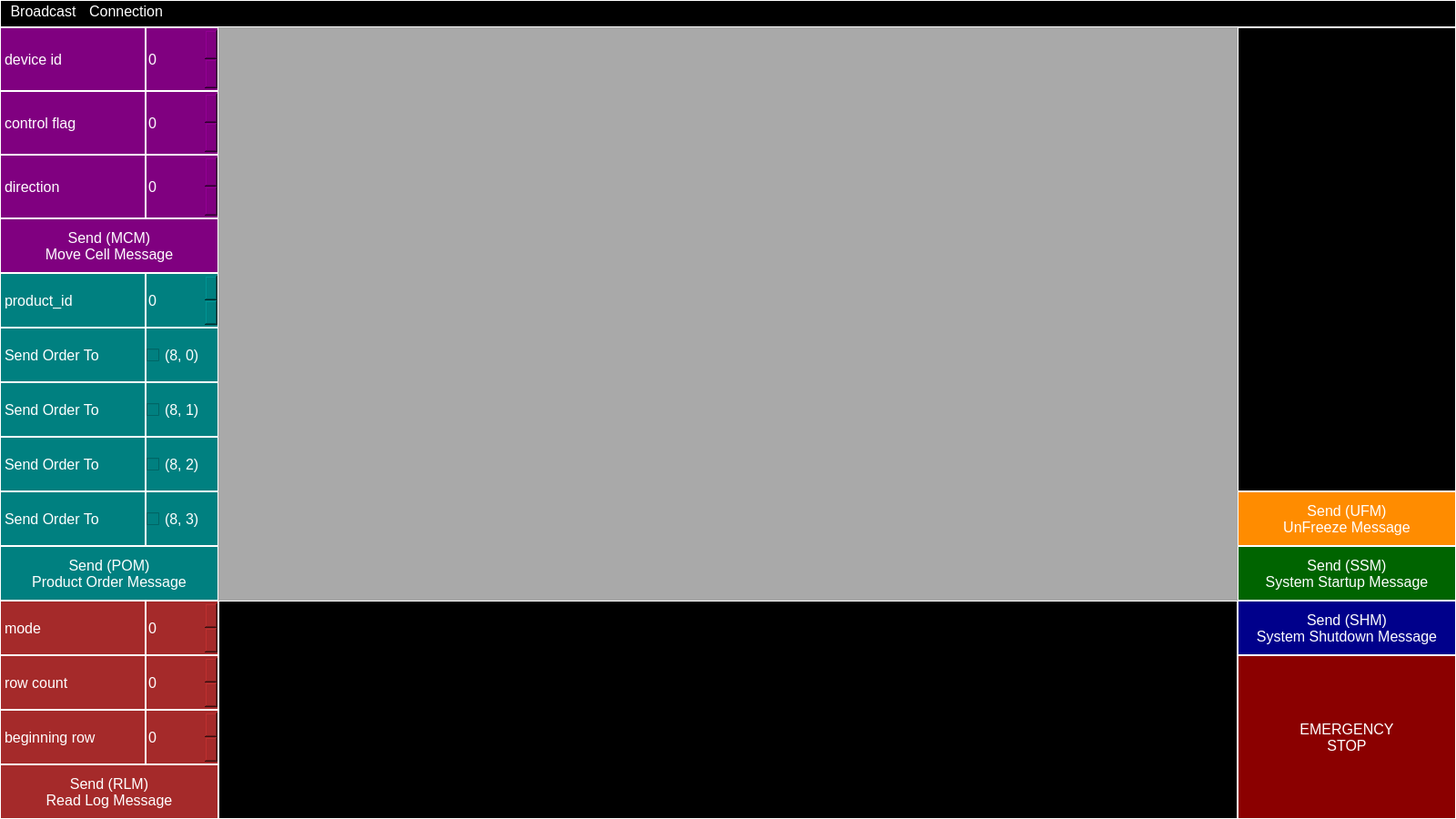
<?xml version="1.0" encoding="UTF-8"?>
<ui version="4.0">
 <class>QtClient</class>
 <widget class="QMainWindow" name="QtClient">
  <property name="geometry">
   <rect>
    <x>0</x>
    <y>0</y>
    <width>1600</width>
    <height>900</height>
   </rect>
  </property>
  <property name="minimumSize">
   <size>
    <width>1600</width>
    <height>900</height>
   </size>
  </property>
  <property name="maximumSize">
   <size>
    <width>1600</width>
    <height>900</height>
   </size>
  </property>
  <property name="windowTitle">
   <string>QtClient</string>
  </property>
  <property name="styleSheet">
   <string notr="true">QWidget {
	background-color: black;
	color: white;
	font-size: 16px;
	border: 1px solid white;
}

QMenu, QAction {
	background-color: Orange;
	color: black;
}</string>
  </property>
  <widget class="QWidget" name="centralwidget">
   <property name="minimumSize">
    <size>
     <width>1600</width>
     <height>900</height>
    </size>
   </property>
   <property name="maximumSize">
    <size>
     <width>1600</width>
     <height>900</height>
    </size>
   </property>
   <widget class="QTextEdit" name="terminal">
    <property name="geometry">
     <rect>
      <x>1360</x>
      <y>0</y>
      <width>240</width>
      <height>510</height>
     </rect>
    </property>
    <property name="styleSheet">
     <string notr="true">background-color: black;</string>
    </property>
   </widget>
   <widget class="QPushButton" name="pbRLM">
    <property name="geometry">
     <rect>
      <x>0</x>
      <y>810</y>
      <width>240</width>
      <height>60</height>
     </rect>
    </property>
    <property name="styleSheet">
     <string notr="true">QPushButton::hover {
	background-color: white;
	color: brown;
}
QPushButton {
	background-color: brown;
}
</string>
    </property>
    <property name="text">
     <string>Send (RLM)
Read Log Message</string>
    </property>
   </widget>
   <widget class="QSpinBox" name="spinBox_mode">
    <property name="geometry">
     <rect>
      <x>160</x>
      <y>630</y>
      <width>80</width>
      <height>60</height>
     </rect>
    </property>
    <property name="styleSheet">
     <string notr="true">QSpinBox::hover {
	background-color: white;
	color: brown;
}

QSpinBox {
	background-color: brown;
}</string>
    </property>
   </widget>
   <widget class="QSpinBox" name="spinBox_row_count">
    <property name="geometry">
     <rect>
      <x>160</x>
      <y>690</y>
      <width>80</width>
      <height>60</height>
     </rect>
    </property>
    <property name="styleSheet">
     <string notr="true">QSpinBox::hover {
	background-color: white;
	color: brown;
}

QSpinBox {
	background-color: brown;
}</string>
    </property>
   </widget>
   <widget class="QSpinBox" name="spinBox_beginning_row">
    <property name="geometry">
     <rect>
      <x>160</x>
      <y>750</y>
      <width>80</width>
      <height>60</height>
     </rect>
    </property>
    <property name="styleSheet">
     <string notr="true">QSpinBox::hover {
	background-color: white;
	color: brown;
}

QSpinBox {
	background-color: brown;
}</string>
    </property>
   </widget>
   <widget class="QLabel" name="label_mode">
    <property name="geometry">
     <rect>
      <x>0</x>
      <y>630</y>
      <width>160</width>
      <height>60</height>
     </rect>
    </property>
    <property name="styleSheet">
     <string notr="true">background-color:  brown;</string>
    </property>
    <property name="text">
     <string>mode</string>
    </property>
   </widget>
   <widget class="QLabel" name="label_row_count">
    <property name="geometry">
     <rect>
      <x>0</x>
      <y>690</y>
      <width>160</width>
      <height>60</height>
     </rect>
    </property>
    <property name="styleSheet">
     <string notr="true">background-color:  brown;</string>
    </property>
    <property name="text">
     <string>row count</string>
    </property>
   </widget>
   <widget class="QLabel" name="label_4">
    <property name="geometry">
     <rect>
      <x>0</x>
      <y>750</y>
      <width>160</width>
      <height>60</height>
     </rect>
    </property>
    <property name="styleSheet">
     <string notr="true">background-color:  brown;</string>
    </property>
    <property name="text">
     <string>beginning row</string>
    </property>
   </widget>
   <widget class="QPushButton" name="pbSMBfreeze">
    <property name="geometry">
     <rect>
      <x>1360</x>
      <y>690</y>
      <width>240</width>
      <height>180</height>
     </rect>
    </property>
    <property name="styleSheet">
     <string notr="true">::hover {
	background-color: white;
	color: darkred;
}
QPushButton {
	background-color: darkred;
}</string>
    </property>
    <property name="text">
     <string>EMERGENCY
STOP</string>
    </property>
   </widget>
   <widget class="QTextEdit" name="server_logs">
    <property name="geometry">
     <rect>
      <x>240</x>
      <y>630</y>
      <width>1120</width>
      <height>240</height>
     </rect>
    </property>
    <property name="minimumSize">
     <size>
      <width>1120</width>
      <height>240</height>
     </size>
    </property>
    <property name="maximumSize">
     <size>
      <width>1120</width>
      <height>240</height>
     </size>
    </property>
    <property name="styleSheet">
     <string notr="true">background-color: black;</string>
    </property>
   </widget>
   <widget class="QPushButton" name="pbSSM">
    <property name="geometry">
     <rect>
      <x>1360</x>
      <y>570</y>
      <width>240</width>
      <height>60</height>
     </rect>
    </property>
    <property name="styleSheet">
     <string notr="true">::hover {
	background-color: white;
	color: darkgreen;
}
QPushButton {
	background-color: darkgreen;
}

</string>
    </property>
    <property name="text">
     <string>Send (SSM)
System Startup Message</string>
    </property>
   </widget>
   <widget class="QPushButton" name="pbSHM">
    <property name="geometry">
     <rect>
      <x>1360</x>
      <y>630</y>
      <width>240</width>
      <height>60</height>
     </rect>
    </property>
    <property name="styleSheet">
     <string notr="true">::hover {
	background-color: white;
	color: darkblue;
}
QPushButton {
	background-color: darkblue;
}</string>
    </property>
    <property name="text">
     <string>Send (SHM)
System Shutdown Message</string>
    </property>
   </widget>
   <widget class="QPushButton" name="pbUFM">
    <property name="geometry">
     <rect>
      <x>1360</x>
      <y>510</y>
      <width>240</width>
      <height>60</height>
     </rect>
    </property>
    <property name="styleSheet">
     <string notr="true">QPushButton::hover {
	background-color: white;
	color: darkorange;
}
QPushButton {
	background-color: darkorange;
}

</string>
    </property>
    <property name="text">
     <string>Send (UFM)
UnFreeze Message</string>
    </property>
   </widget>
   <widget class="QGraphicsView" name="graphicsView">
    <property name="geometry">
     <rect>
      <x>240</x>
      <y>0</y>
      <width>1120</width>
      <height>630</height>
     </rect>
    </property>
    <property name="minimumSize">
     <size>
      <width>1120</width>
      <height>630</height>
     </size>
    </property>
    <property name="maximumSize">
     <size>
      <width>1120</width>
      <height>630</height>
     </size>
    </property>
    <property name="styleSheet">
     <string notr="true">QGraphicsView {
	background-color: darkgrey;
border-width:0;
}</string>
    </property>
   </widget>
   <widget class="QLabel" name="label_product_id">
    <property name="geometry">
     <rect>
      <x>0</x>
      <y>270</y>
      <width>160</width>
      <height>60</height>
     </rect>
    </property>
    <property name="styleSheet">
     <string notr="true">background-color: teal;</string>
    </property>
    <property name="text">
     <string>product_id</string>
    </property>
   </widget>
   <widget class="QPushButton" name="pbMCM">
    <property name="geometry">
     <rect>
      <x>0</x>
      <y>210</y>
      <width>240</width>
      <height>60</height>
     </rect>
    </property>
    <property name="minimumSize">
     <size>
      <width>0</width>
      <height>0</height>
     </size>
    </property>
    <property name="styleSheet">
     <string notr="true">QPushButton:hover {
	background-color: white;
	color: purple;
}

QPushButton {
	background-color: purple;
}</string>
    </property>
    <property name="text">
     <string>Send (MCM)
Move Cell Message</string>
    </property>
   </widget>
   <widget class="QLabel" name="label_send_order_to_2">
    <property name="geometry">
     <rect>
      <x>0</x>
      <y>450</y>
      <width>160</width>
      <height>60</height>
     </rect>
    </property>
    <property name="styleSheet">
     <string notr="true">background-color: teal;</string>
    </property>
    <property name="text">
     <string>Send Order To</string>
    </property>
   </widget>
   <widget class="QLabel" name="label_send_order_to_3">
    <property name="geometry">
     <rect>
      <x>0</x>
      <y>510</y>
      <width>160</width>
      <height>60</height>
     </rect>
    </property>
    <property name="styleSheet">
     <string notr="true">background-color: teal;</string>
    </property>
    <property name="text">
     <string>Send Order To</string>
    </property>
   </widget>
   <widget class="QCheckBox" name="checkBox_order_destination_8_2">
    <property name="geometry">
     <rect>
      <x>160</x>
      <y>450</y>
      <width>80</width>
      <height>60</height>
     </rect>
    </property>
    <property name="styleSheet">
     <string notr="true">QCheckBox::hover {
	background-color: white;
	color: teal;
}

QCheckBox {
	background-color: teal;
}
</string>
    </property>
    <property name="text">
     <string>(8, 2)</string>
    </property>
   </widget>
   <widget class="QSpinBox" name="spinBox_direction">
    <property name="geometry">
     <rect>
      <x>160</x>
      <y>140</y>
      <width>80</width>
      <height>70</height>
     </rect>
    </property>
    <property name="styleSheet">
     <string notr="true">QSpinBox:hover {
	background-color: white;
	color:  purple;
}

QSpinBox {
	background-color:  purple;
}

</string>
    </property>
   </widget>
   <widget class="QPushButton" name="pbPOM">
    <property name="geometry">
     <rect>
      <x>0</x>
      <y>570</y>
      <width>240</width>
      <height>60</height>
     </rect>
    </property>
    <property name="styleSheet">
     <string notr="true">QPushButton::hover {
	background-color: white;
	color: teal;
}
QPushButton {
	background-color: teal;
}
</string>
    </property>
    <property name="text">
     <string>Send (POM)
Product Order Message</string>
    </property>
   </widget>
   <widget class="QCheckBox" name="checkBox_order_destination_8_3">
    <property name="geometry">
     <rect>
      <x>160</x>
      <y>510</y>
      <width>80</width>
      <height>60</height>
     </rect>
    </property>
    <property name="minimumSize">
     <size>
      <width>0</width>
      <height>0</height>
     </size>
    </property>
    <property name="styleSheet">
     <string notr="true">QCheckBox::hover {
	background-color: white;
	color: teal;
}

QCheckBox {
	background-color: teal;
}
</string>
    </property>
    <property name="text">
     <string>(8, 3)</string>
    </property>
    <property name="iconSize">
     <size>
      <width>20</width>
      <height>20</height>
     </size>
    </property>
   </widget>
   <widget class="QLabel" name="label_direction">
    <property name="geometry">
     <rect>
      <x>0</x>
      <y>140</y>
      <width>160</width>
      <height>70</height>
     </rect>
    </property>
    <property name="styleSheet">
     <string notr="true">background-color:  purple;</string>
    </property>
    <property name="text">
     <string>direction</string>
    </property>
   </widget>
   <widget class="QLabel" name="label_control_flag">
    <property name="geometry">
     <rect>
      <x>0</x>
      <y>70</y>
      <width>160</width>
      <height>70</height>
     </rect>
    </property>
    <property name="styleSheet">
     <string notr="true">background-color:  purple;</string>
    </property>
    <property name="text">
     <string>control flag</string>
    </property>
   </widget>
   <widget class="QLabel" name="label_send_order_to_1">
    <property name="geometry">
     <rect>
      <x>0</x>
      <y>390</y>
      <width>160</width>
      <height>60</height>
     </rect>
    </property>
    <property name="styleSheet">
     <string notr="true">background-color: teal;</string>
    </property>
    <property name="text">
     <string>Send Order To</string>
    </property>
   </widget>
   <widget class="QLabel" name="label_send_order_to_0">
    <property name="geometry">
     <rect>
      <x>0</x>
      <y>330</y>
      <width>160</width>
      <height>60</height>
     </rect>
    </property>
    <property name="styleSheet">
     <string notr="true">background-color: teal;</string>
    </property>
    <property name="text">
     <string>Send Order To</string>
    </property>
   </widget>
   <widget class="QCheckBox" name="checkBox_order_destination_8_1">
    <property name="geometry">
     <rect>
      <x>160</x>
      <y>390</y>
      <width>80</width>
      <height>60</height>
     </rect>
    </property>
    <property name="styleSheet">
     <string notr="true">QCheckBox::hover {
	background-color: white;
	color: teal;
}

QCheckBox {
	background-color: teal;
}
</string>
    </property>
    <property name="text">
     <string>(8, 1)</string>
    </property>
   </widget>
   <widget class="QLabel" name="label_control_device_id">
    <property name="geometry">
     <rect>
      <x>0</x>
      <y>0</y>
      <width>160</width>
      <height>70</height>
     </rect>
    </property>
    <property name="styleSheet">
     <string notr="true">background-color:  purple;</string>
    </property>
    <property name="text">
     <string>device id</string>
    </property>
   </widget>
   <widget class="QSpinBox" name="spinBox_control_device_id">
    <property name="geometry">
     <rect>
      <x>160</x>
      <y>0</y>
      <width>80</width>
      <height>70</height>
     </rect>
    </property>
    <property name="styleSheet">
     <string notr="true">QSpinBox:hover {
	background-color: white;
	color:  purple;
}

QSpinBox {
	background-color:  purple;
}


</string>
    </property>
   </widget>
   <widget class="QSpinBox" name="spinBox_product_id">
    <property name="geometry">
     <rect>
      <x>160</x>
      <y>270</y>
      <width>80</width>
      <height>60</height>
     </rect>
    </property>
    <property name="styleSheet">
     <string notr="true">QSpinBox::hover {
	background-color: white;
	color: teal;
}
QSpinBox {
	background-color: teal;
}
</string>
    </property>
   </widget>
   <widget class="QSpinBox" name="spinBox_control_flag">
    <property name="geometry">
     <rect>
      <x>160</x>
      <y>70</y>
      <width>80</width>
      <height>70</height>
     </rect>
    </property>
    <property name="styleSheet">
     <string notr="true">QSpinBox:hover {
	background-color: white;
	color:  purple;
}

QSpinBox {
	background-color:  purple;
}

</string>
    </property>
   </widget>
   <widget class="QCheckBox" name="checkBox_order_destination_8_0">
    <property name="geometry">
     <rect>
      <x>160</x>
      <y>330</y>
      <width>80</width>
      <height>60</height>
     </rect>
    </property>
    <property name="styleSheet">
     <string notr="true">QCheckBox::hover {
	background-color: white;
	color: teal;
}

QCheckBox {
	background-color: teal;
}
</string>
    </property>
    <property name="text">
     <string>(8, 0)</string>
    </property>
   </widget>
   <zorder>graphicsView</zorder>
   <zorder>terminal</zorder>
   <zorder>pbRLM</zorder>
   <zorder>spinBox_mode</zorder>
   <zorder>spinBox_row_count</zorder>
   <zorder>spinBox_beginning_row</zorder>
   <zorder>label_mode</zorder>
   <zorder>label_row_count</zorder>
   <zorder>label_4</zorder>
   <zorder>pbSMBfreeze</zorder>
   <zorder>pbSSM</zorder>
   <zorder>pbSHM</zorder>
   <zorder>label_product_id</zorder>
   <zorder>label_send_order_to_2</zorder>
   <zorder>label_send_order_to_3</zorder>
   <zorder>checkBox_order_destination_8_2</zorder>
   <zorder>spinBox_direction</zorder>
   <zorder>checkBox_order_destination_8_3</zorder>
   <zorder>label_direction</zorder>
   <zorder>label_send_order_to_1</zorder>
   <zorder>label_send_order_to_0</zorder>
   <zorder>checkBox_order_destination_8_1</zorder>
   <zorder>spinBox_product_id</zorder>
   <zorder>spinBox_control_flag</zorder>
   <zorder>checkBox_order_destination_8_0</zorder>
   <zorder>pbPOM</zorder>
   <zorder>label_control_flag</zorder>
   <zorder>label_control_device_id</zorder>
   <zorder>pbMCM</zorder>
   <zorder>spinBox_control_device_id</zorder>
   <zorder>server_logs</zorder>
   <zorder>pbUFM</zorder>
  </widget>
  <widget class="QMenuBar" name="menubar">
   <property name="enabled">
    <bool>true</bool>
   </property>
   <property name="geometry">
    <rect>
     <x>0</x>
     <y>0</y>
     <width>1600</width>
     <height>30</height>
    </rect>
   </property>
   <property name="minimumSize">
    <size>
     <width>1600</width>
     <height>30</height>
    </size>
   </property>
   <property name="maximumSize">
    <size>
     <width>1600</width>
     <height>30</height>
    </size>
   </property>
   <widget class="QMenu" name="Broadcast">
    <property name="title">
     <string>Broadcast</string>
    </property>
    <addaction name="read_sbm"/>
   </widget>
   <widget class="QMenu" name="menuConnection">
    <property name="title">
     <string>Connection</string>
    </property>
    <addaction name="connect_to_host"/>
    <addaction name="send_ncm"/>
    <addaction name="send_ccm"/>
    <addaction name="send_sqm"/>
   </widget>
   <addaction name="Broadcast"/>
   <addaction name="menuConnection"/>
  </widget>
  <action name="read_sbm">
   <property name="text">
    <string>Read SBM</string>
   </property>
  </action>
  <action name="connect_to_host">
   <property name="text">
    <string>Connect To Host</string>
   </property>
  </action>
  <action name="send_ncm">
   <property name="text">
    <string>Send NCM</string>
   </property>
  </action>
  <action name="send_ccm">
   <property name="text">
    <string>Send CCM</string>
   </property>
  </action>
  <action name="send_sqm">
   <property name="text">
    <string>Send SQM</string>
   </property>
  </action>
 </widget>
 <tabstops>
  <tabstop>pbRLM</tabstop>
  <tabstop>spinBox_mode</tabstop>
  <tabstop>spinBox_row_count</tabstop>
  <tabstop>spinBox_beginning_row</tabstop>
  <tabstop>pbSMBfreeze</tabstop>
  <tabstop>terminal</tabstop>
 </tabstops>
 <resources/>
 <connections/>
</ui>
